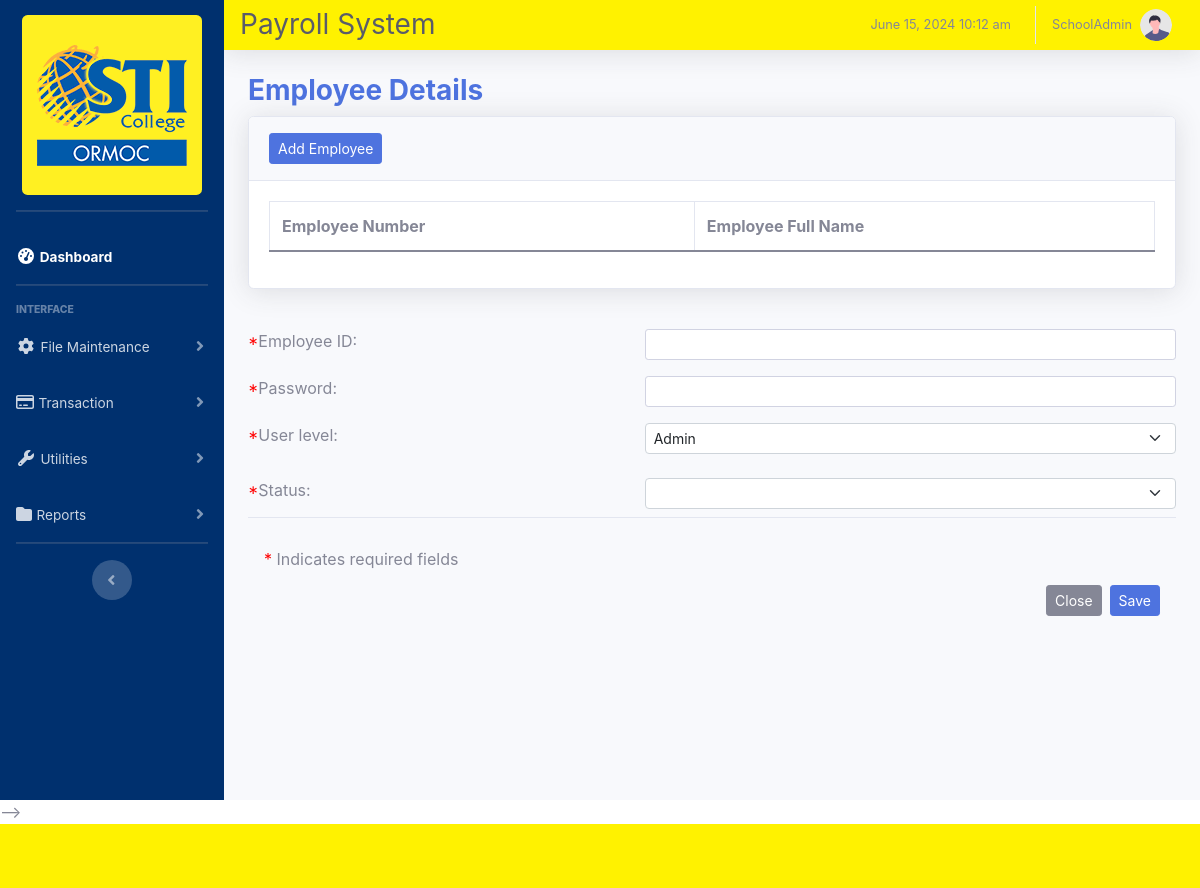
The page /Payroll_Master_Employee.php (signed in) on the database as committed earlier.
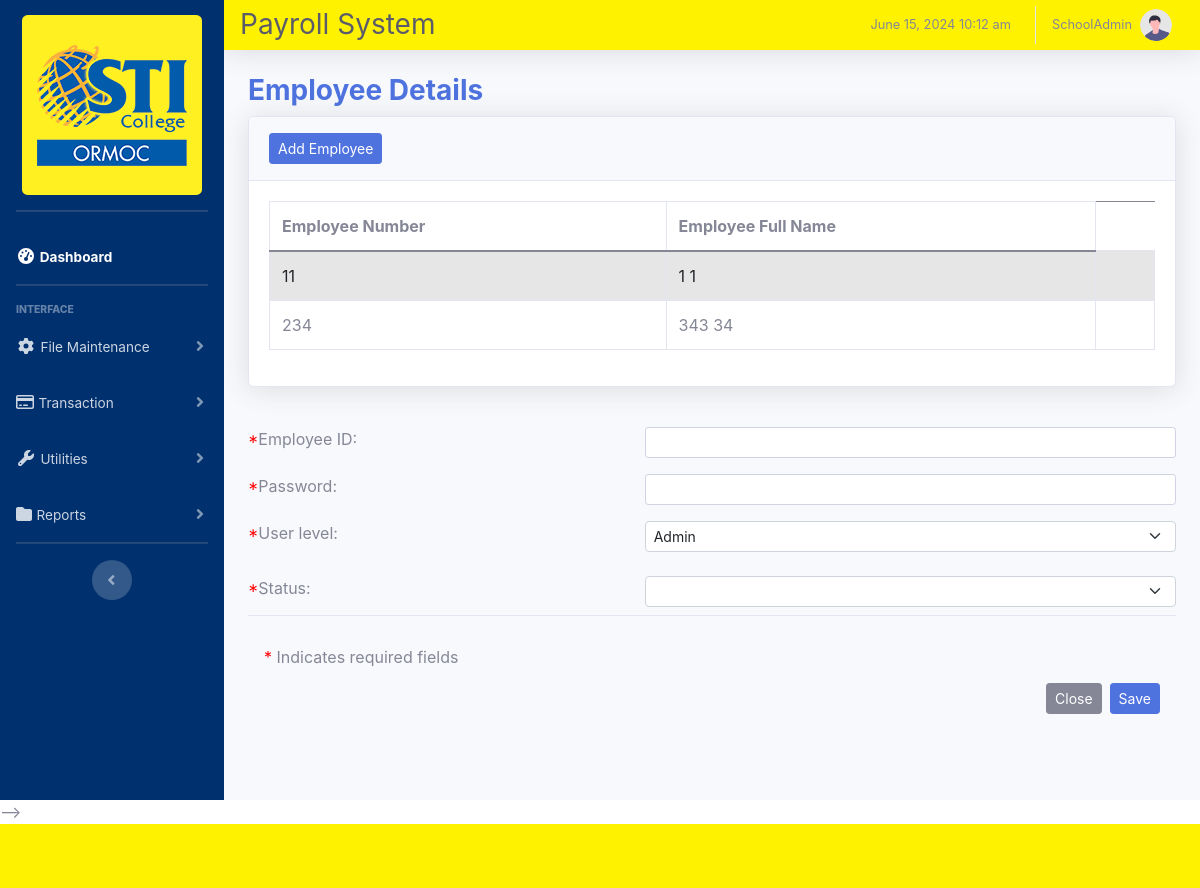
The same page on the database as committed later.
### tables this page shows
CREATE TABLE `tbl_employee` (
  `employee_id` int(11) NOT NULL,
  `employee_number` int(11) NOT NULL,
  `first_name` varchar(255) NOT NULL,
  `middle_name` varchar(255) NOT NULL,
  `last_name` varchar(255) NOT NULL,
  `date_of_birth` date NOT NULL,
  `gender` enum('Male','Female') NOT NULL,
  `civil_status` varchar(255) NOT NULL,
  `date_hired` date NOT NULL,
  `status` enum('Active','Inactive','','') NOT NULL,
  `contact_no` varchar(255) NOT NULL,
  `email_address` varchar(255) NOT NULL,
  `province` varchar(255) NOT NULL,
  `brangay` varchar(255) NOT NULL,
  `street` varchar(255) NOT NULL
);

### Payroll_Master_Employee.php (the view, shortened to what this page needs)
<?php
include 'includes/Payroll-Master-header.php';
?>
<div class="container-fluid">
    <div class="page-title">
        <h3 class="font-weight-bold text-primary">Employee Details</h3>
    </div>
    <div class="card shadow mb-4">
        <div class="card-header py-3">
            <a href="add_employee.php"class="btn btn-sm btn-primary">Add Employee</a>
        </div>
        <div class="card-body">
            <div class="table-responsive">
                <table id="dataTable" class="table table-striped table-bordered nowrap" style="width: 100%">
                    <thead>
                        <th>Employee Number</th>
                        <th>Employee Full Name</th>
                    </thead>
                    <tbody>
                        <?php
                        $database = new Connection();
                        $db = $database->open();
                        try {
                            $sql = 'SELECT * from tbl_employee';
                            foreach ($db->query($sql) as $employee) {
                        ?>
                                <tr>
                                    <td><?php echo $employee['employee_number']; ?></td>
                                    <td><?php echo $employee['first_name'] . '  ' . $employee['last_name']; ?></td>
                                    <td>
                                    </td>
                                </tr>
                        <?php
                            }
                        } catch (PDOException $e) {
                            echo "There is some problem in connection: " . $e->getMessage();
                        }
                        ?>
                    </tbody>
                </table>
            </div>
        </div>
    </div>
<?php
include 'includes/footer.php';
include 'includes/scripts.php';
?>

Rows that differ between the two databases and show on the page:
added tbl_employee: employee_number "11", first_name "1", last_name "1"
added tbl_employee: employee_number "234", first_name "343", last_name "34"
